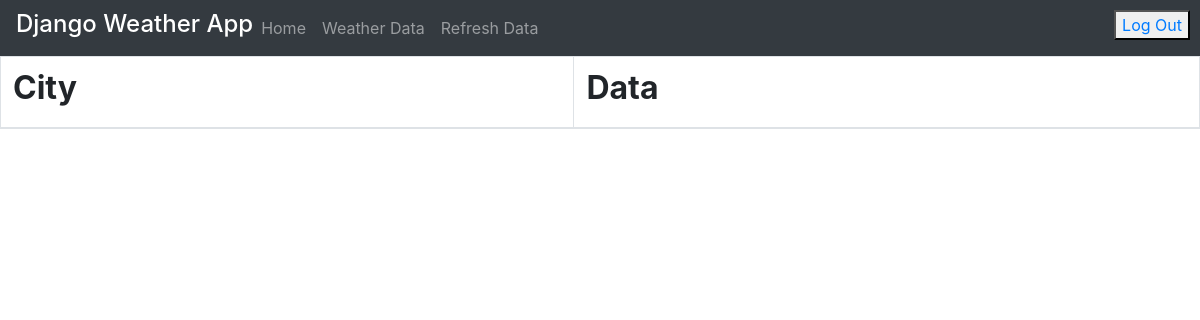
The page /list/ (signed in) on the database as committed earlier.
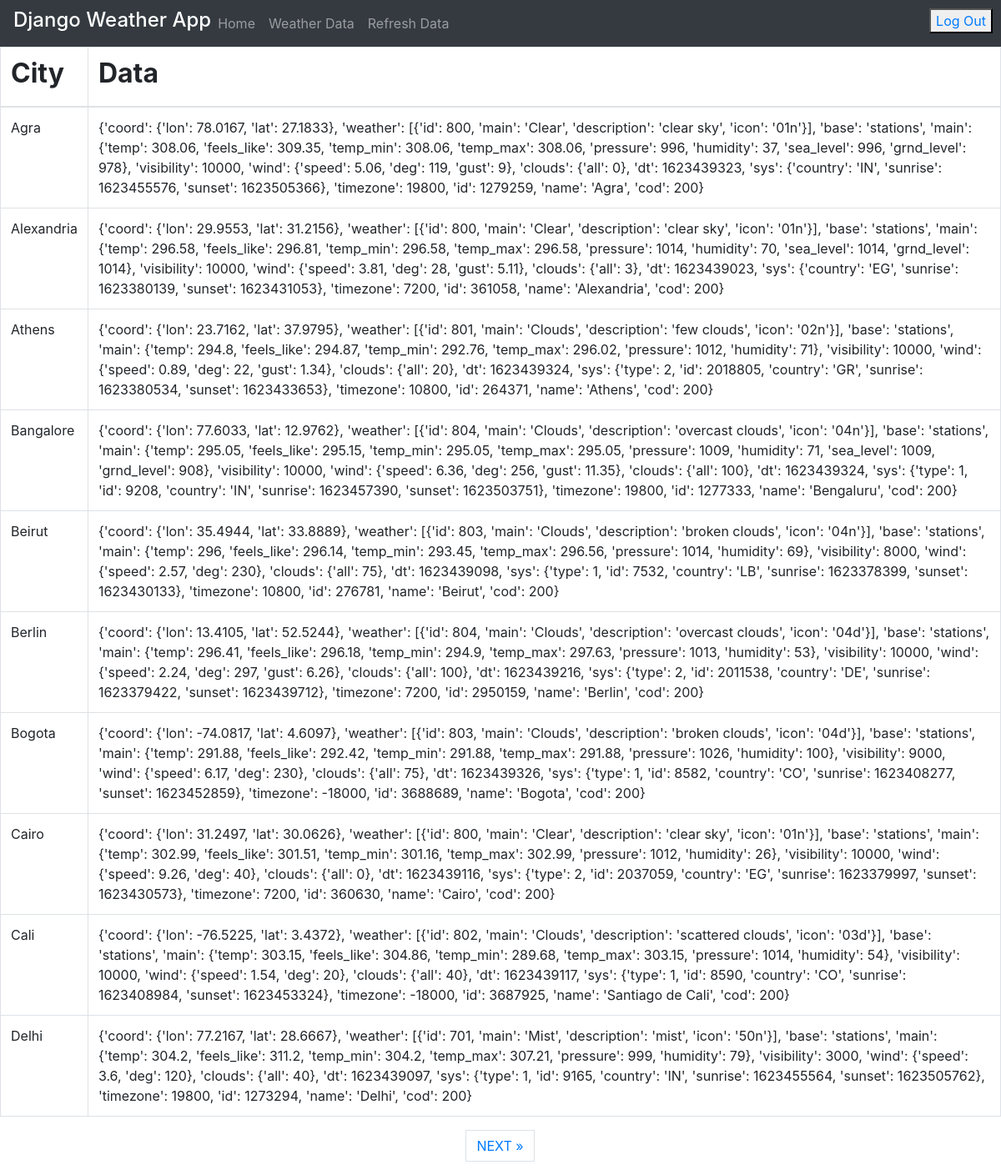
The same page on the database as committed later.
### DjangoWeatherApplication/core/models.py (models this page shows)
class WeatherData(models.Model):
    id = models.BigAutoField(primary_key=True)
    city_name = models.CharField(max_length=30)
    data = models.CharField(max_length=300)

### DjangoWeatherApplication/core/views.py (the view)
# urls.py: path('list/', login_required(views.index), name='weather'),
def index(request):
    weather_data = WeatherData.objects.all()
    page = request.GET.get('page', 1)
    paginator = Paginator(weather_data, 10)
    try:
        users = paginator.page(page)
    except PageNotAnInteger:
        users = paginator.page(1)
    except EmptyPage:
        users = paginator.page(paginator.num_pages)
    return render(request, 'weather.html', {'post_list': users})

### templates/weather.html (shortened to what this page needs)
{% extends 'base.html' %}
{% block content %}
<table class="table table-bordered">
  <thead>
    <tr>
      <th><h2><B>City</B></h2></th>
      <th><h2><B>Data</B></h2></th>
    </tr>
  </thead>
  <tbody>
    {% for user in post_list %}
      <tr>
        <td>{{ user.city_name }}</td>
        <td>{{ user.data }}</td>
      </tr>
    {% endfor %}
  </tbody>
</table>
{% if post_list.has_other_pages %}
  <ul class="pagination justify-content-center">
    {% if post_list.has_next %}
    <li><a href="?page={{ post_list.next_page_number }}" class="page-link"> NEXT &raquo;</a></li>
   {% endif %}
  </ul>
{% endif %}
{% endblock %}

### templates/base.html (shortened to what this page needs)
<!DOCTYPE html>
<html>
<head>
    <link rel="stylesheet" href="https://stackpath.bootstrapcdn.com/bootstrap/4.3.1/css/bootstrap.min.css">
<nav class="navbar navbar-expand-lg navbar-dark bg-dark">
  <h3 style="color:white; font-size:150%">Django Weather App</h3>
    <ul class="navbar-nav">
      <li class="nav-item ">
        <a class="nav-link" href="/">Home <span class="sr-only">(current)</span></a>
      </li>
      <li class="nav-item">
        <a class="nav-link" href="/list">Weather Data</a>
      </li>
      <li class="nav-item">
        <a class="nav-link" href="/refresh">Refresh Data</a>
      </li>
    </ul>
</nav>
</head>
<body>
  {% if user.is_authenticated %}
  <button id="button" type="button"> <a href="{% url 'logout' %}">Log Out</a></button>
  {% endif %}
  <main>
    {% block content %}
    {% endblock %}
  </main>
</body>
</html>

### templates/base.html (style rules this page uses)
#button { position: absolute; top: 10px; right: 10px; }

Rows that differ between the two databases and show on the page:
added WeatherData: city_name "Agra", data "{'coord': {'lon': 78.0167, 'lat': 27.1833}, 'weather': [{'id': 800, 'main': 'Clear', 'description': 'clear sky', 'icon': '01n'}], 'base': 'stations', 'main': {'temp': 308.06, 'feels_like': 309.35, 'temp_min': 308.06, 'temp_max': 308.06, 'pressure': 996, 'humidity': 37, 'sea_level': 996, 'grnd_level': 978}, 'visibility': 10000, 'wind': {'speed': 5.06, 'deg': 119, 'gust': 9}, 'clouds': {'all': 0}, 'dt': 1623439323, 'sys': {'country': 'IN', 'sunrise': 1623455576, 'sunset': 1623505366}, 'timezone': 19800, 'id': 1279259, 'name': 'Agra', 'cod': 200}"
added WeatherData: city_name "Alexandria", data "{'coord': {'lon': 29.9553, 'lat': 31.2156}, 'weather': [{'id': 800, 'main': 'Clear', 'description': 'clear sky', 'icon': '01n'}], 'base': 'stations', 'main': {'temp': 296.58, 'feels_like': 296.81, 'temp_min': 296.58, 'temp_max': 296.58, 'pressure': 1014, 'humidity': 70, 'sea_level': 1014, 'grnd_level': 1014}, 'visibility': 10000, 'wind': {'speed': 3.81, 'deg': 28, 'gust': 5.11}, 'clouds': {'all': 3}, 'dt': 1623439023, 'sys': {'country': 'EG', 'sunrise': 1623380139, 'sunset': 1623431053}, 'timezone': 7200, 'id': 361058, 'name': 'Alexandria', 'cod': 200}"
added WeatherData: city_name "Athens", data "{'coord': {'lon': 23.7162, 'lat': 37.9795}, 'weather': [{'id': 801, 'main': 'Clouds', 'description': 'few clouds', 'icon': '02n'}], 'base': 'stations', 'main': {'temp': 294.8, 'feels_like': 294.87, 'temp_min': 292.76, 'temp_max': 296.02, 'pressure': 1012, 'humidity': 71}, 'visibility': 10000, 'wind': {'speed': 0.89, 'deg': 22, 'gust': 1.34}, 'clouds': {'all': 20}, 'dt': 1623439324, 'sys': {'type': 2, 'id': 2018805, 'country': 'GR', 'sunrise': 1623380534, 'sunset': 1623433653}, 'timezone': 10800, 'id': 264371, 'name': 'Athens', 'cod': 200}"
added WeatherData: city_name "Bangalore", data "{'coord': {'lon': 77.6033, 'lat': 12.9762}, 'weather': [{'id': 804, 'main': 'Clouds', 'description': 'overcast clouds', 'icon': '04n'}], 'base': 'stations', 'main': {'temp': 295.05, 'feels_like': 295.15, 'temp_min': 295.05, 'temp_max': 295.05, 'pressure': 1009, 'humidity': 71, 'sea_level': 1009, 'grnd_level': 908}, 'visibility': 10000, 'wind': {'speed': 6.36, 'deg': 256, 'gust': 11.35}, 'clouds': {'all': 100}, 'dt': 1623439324, 'sys': {'type': 1, 'id': 9208, 'country': 'IN', 'sunrise': 1623457390, 'sunset': 1623503751}, 'timezone': 19800, 'id': 1277333, 'name': 'Bengaluru', 'cod': 200}"
added WeatherData: city_name "Beirut", data "{'coord': {'lon': 35.4944, 'lat': 33.8889}, 'weather': [{'id': 803, 'main': 'Clouds', 'description': 'broken clouds', 'icon': '04n'}], 'base': 'stations', 'main': {'temp': 296, 'feels_like': 296.14, 'temp_min': 293.45, 'temp_max': 296.56, 'pressure': 1014, 'humidity': 69}, 'visibility': 8000, 'wind': {'speed': 2.57, 'deg': 230}, 'clouds': {'all': 75}, 'dt': 1623439098, 'sys': {'type': 1, 'id': 7532, 'country': 'LB', 'sunrise': 1623378399, 'sunset': 1623430133}, 'timezone': 10800, 'id': 276781, 'name': 'Beirut', 'cod': 200}"
added WeatherData: city_name "Berlin", data "{'coord': {'lon': 13.4105, 'lat': 52.5244}, 'weather': [{'id': 804, 'main': 'Clouds', 'description': 'overcast clouds', 'icon': '04d'}], 'base': 'stations', 'main': {'temp': 296.41, 'feels_like': 296.18, 'temp_min': 294.9, 'temp_max': 297.63, 'pressure': 1013, 'humidity': 53}, 'visibility': 10000, 'wind': {'speed': 2.24, 'deg': 297, 'gust': 6.26}, 'clouds': {'all': 100}, 'dt': 1623439216, 'sys': {'type': 2, 'id': 2011538, 'country': 'DE', 'sunrise': 1623379422, 'sunset': 1623439712}, 'timezone': 7200, 'id': 2950159, 'name': 'Berlin', 'cod': 200}"
added WeatherData: city_name "Bogota", data "{'coord': {'lon': -74.0817, 'lat': 4.6097}, 'weather': [{'id': 803, 'main': 'Clouds', 'description': 'broken clouds', 'icon': '04d'}], 'base': 'stations', 'main': {'temp': 291.88, 'feels_like': 292.42, 'temp_min': 291.88, 'temp_max': 291.88, 'pressure': 1026, 'humidity': 100}, 'visibility': 9000, 'wind': {'speed': 6.17, 'deg': 230}, 'clouds': {'all': 75}, 'dt': 1623439326, 'sys': {'type': 1, 'id': 8582, 'country': 'CO', 'sunrise': 1623408277, 'sunset': 1623452859}, 'timezone': -18000, 'id': 3688689, 'name': 'Bogota', 'cod': 200}"
added WeatherData: city_name "Cairo", data "{'coord': {'lon': 31.2497, 'lat': 30.0626}, 'weather': [{'id': 800, 'main': 'Clear', 'description': 'clear sky', 'icon': '01n'}], 'base': 'stations', 'main': {'temp': 302.99, 'feels_like': 301.51, 'temp_min': 301.16, 'temp_max': 302.99, 'pressure': 1012, 'humidity': 26}, 'visibility': 10000, 'wind': {'speed': 9.26, 'deg': 40}, 'clouds': {'all': 0}, 'dt': 1623439116, 'sys': {'type': 2, 'id': 2037059, 'country': 'EG', 'sunrise': 1623379997, 'sunset': 1623430573}, 'timezone': 7200, 'id': 360630, 'name': 'Cairo', 'cod': 200}"
added WeatherData: city_name "Cali", data "{'coord': {'lon': -76.5225, 'lat': 3.4372}, 'weather': [{'id': 802, 'main': 'Clouds', 'description': 'scattered clouds', 'icon': '03d'}], 'base': 'stations', 'main': {'temp': 303.15, 'feels_like': 304.86, 'temp_min': 289.68, 'temp_max': 303.15, 'pressure': 1014, 'humidity': 54}, 'visibility': 10000, 'wind': {'speed': 1.54, 'deg': 20}, 'clouds': {'all': 40}, 'dt': 1623439117, 'sys': {'type': 1, 'id': 8590, 'country': 'CO', 'sunrise': 1623408984, 'sunset': 1623453324}, 'timezone': -18000, 'id': 3687925, 'name': 'Santiago de Cali', 'cod': 200}"
added WeatherData: city_name "Delhi", data "{'coord': {'lon': 77.2167, 'lat': 28.6667}, 'weather': [{'id': 701, 'main': 'Mist', 'description': 'mist', 'icon': '50n'}], 'base': 'stations', 'main': {'temp': 304.2, 'feels_like': 311.2, 'temp_min': 304.2, 'temp_max': 307.21, 'pressure': 999, 'humidity': 79}, 'visibility': 3000, 'wind': {'speed': 3.6, 'deg': 120}, 'clouds': {'all': 40}, 'dt': 1623439097, 'sys': {'type': 1, 'id': 9165, 'country': 'IN', 'sunrise': 1623455564, 'sunset': 1623505762}, 'timezone': 19800, 'id': 1273294, 'name': 'Delhi', 'cod': 200}"
Other text that changed with them:
text now shown: "NEXT »"
